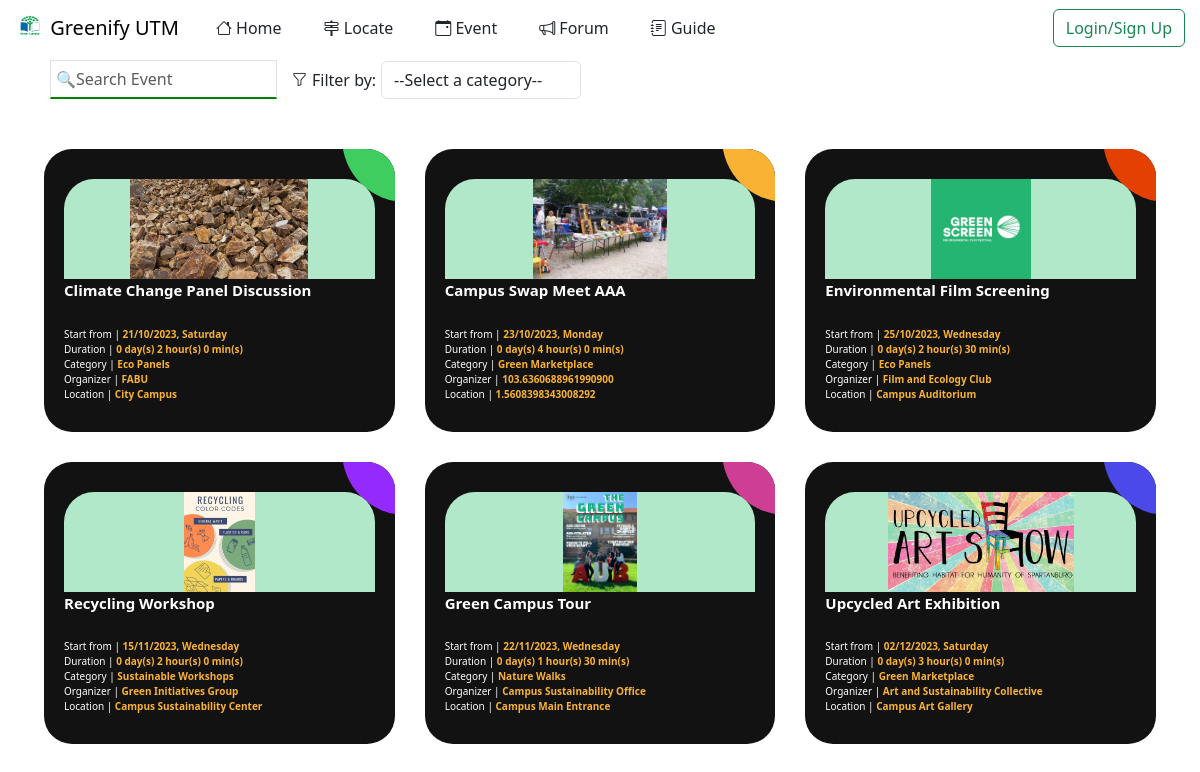
/event.php, run on the app's committed database.
### tables this page shows
CREATE TABLE `events` (
  `eventID` int(11) NOT NULL,
  `eventName` varchar(50) DEFAULT NULL,
  `locationName` varchar(50) DEFAULT NULL,
  `latitude` decimal(20,16) DEFAULT NULL,
  `longitude` decimal(20,16) DEFAULT NULL,
  `category` varchar(50) DEFAULT NULL,
  `eventImage` varchar(50) DEFAULT NULL,
  `eventDescp` text DEFAULT NULL,
  `organizer` varchar(255) DEFAULT NULL,
  `startDate` datetime DEFAULT NULL,
  `endDate` datetime DEFAULT NULL,
  `duration` varchar(100) GENERATED ALWAYS AS (concat(floor(hour(timediff(`endDate`,`startDate`)) / 24),' day(s) ',hour(timediff(`endDate`,`startDate`)) MOD 24,' hour(s) ',minute(timediff(`endDate`,`startDate`)),' min(s)')) STORED
);

### event.php (the view, shortened to what this page needs)
<?php
include("connectdb.php");
$sql = "SELECT * FROM events";
$result = mysqli_query($con, $sql);
?>
<html>
<head>
    <link rel="stylesheet" href="css/event.css" />
    <link rel="stylesheet" href="https://cdn.jsdelivr.net/npm/bootstrap-icons@1.10.5/font/bootstrap-icons.css">
    <link href="https://cdn.jsdelivr.net/npm/bootstrap@5.3.1/dist/css/bootstrap.min.css" rel="stylesheet"
>
    <link rel="stylesheet" href="./css/forum.css" />
</head>
<body>
    <?php include("header.php") ?>
    <div class="c-container">
        <div style="margin-left:50px;display: flex; align-items: center;">
            <div class='search-box' style="margin-right:15px;align-items:center">
                <div class="search" style="margin-bottom:0;padding-bottom:0">
                    <input id="eventSearch" class="form-control" type="text" name="search_val"
                    placeholder="🔍Search Event" style="border-bottom: 2px solid green;border-radius:0" />
                </div>
            </div>
            <div style="width:1000px; display:flex; align-items: center;">
                <span><i class="bi bi-funnel" style="font-size:15px; margin-right: 5px;"></i></span>
                <span style="margin-right: 5px;">Filter by:</span>
                <select id="categoryFilter" class="form-control">
                    <option value="" selected disabled>--Select a category--</option>
                </select>
            </div>
        </div>
        <div id="filteredEvents" class="ag-format-container">
            <div class="ag-courses_box">
                <?php
                while ($row = mysqli_fetch_assoc($result)) {
                    ?>
                    <div class="ag-courses_item">
                        <a href="#" class="ag-courses-item_link" style="text-decoration:none" type="button"
                            data-toggle="modal" data-target="#exampleModal<?php echo $row['eventID']; ?>">
                            <div class="ag-courses-item_bg"></div>
                            <div class="ag-courses-item_title">
                                <center
                                    style="background-color:#b1e8c9;border-top-left-radius: 30px; border-top-right-radius: 30px;">
                                    <img src="<?php echo $row['eventImage']; ?>" alt="" width="100%" style="border-top-left-radius: 30px; border-top-right-radius: 30px;
                                        height: 100px;
                                        object-fit:contain;
                                        ">
                                </center>
                                <?php echo $row['eventName'] ?>
                            </div>
                            <div class="ag-courses-item_date-box">
                                Start from |
                                <span class="ag-courses-item_date">
                                    <?php
                                    $startDate = strtotime($row['startDate']);
                                    $formattedDate = date('d/m/Y, l', $startDate);
                                    echo $formattedDate;
                                    ?>
                                </span>
                            </div>
                            <div class="ag-courses-item_date-box">
                                Duration |
                                <span class="ag-courses-item_date">
                                    <?php echo $row['duration'] ?>
                                </span>
                            </div>
                            <div class="ag-courses-item_date-box">
                                Category |
                                <span class="ag-courses-item_date">
                                    <?php echo $row['category'] ?>
                                </span>
                            </div>
                            <div class="ag-courses-item_date-box">
                                Organizer |
                                <span class="ag-courses-item_date">
                                    <?php echo $row['organizer'] ?>
                                </span>
                            </div>
                            <div class="ag-courses-item_date-box">
                                Location |
                                <span class="ag-courses-item_date">
                                    <?php echo $row['locationName'] ?>
                                </span>
                            </div>
                        </a>
                    </div>
                    <?php
                }
                ?>
            </div>
        </div>
    </div>
</body>
</html>

### css/event.css (style rules this page uses)
.c-container { padding: 60px 0 20px; }
#categoryFilter { width:200px; cursor: pointer; }
.ag-format-container { width: 1142px; margin: 0 auto; }
body { background-color: #000; }
.ag-courses_box { display: -webkit-box; display: -ms-flexbox; display: flex; -webkit-box-align: start; -ms-flex-align: start; align-items: flex-start; -ms-flex-wrap: wrap; flex-wrap: wrap; padding: 50px 0; }
.ag-courses_item { -ms-flex-preferred-size: calc(33.33333% - 30px); flex-basis: calc(33.33333% - 30px); margin: 0 15px 30px; overflow: hidden; border-radius: 28px; }
.ag-courses-item_link { display: block; padding: 30px 20px; background-color: #121212; overflow: hidden; position: relative; }
.ag-courses-item_title { min-height: 87px; margin: 0 0 25px; overflow: hidden; font-weight: bold; font-size: 15px; color: #FFF; z-index: 2; position: relative; }
.ag-courses-item_date-box { font-size: 10px; color: #FFF; z-index: 2; position: relative; }
.ag-courses-item_date { font-weight: bold; color: #f9b234; -webkit-transition: color .5s ease; -o-transition: color .5s ease; transition: color .5s ease }
.ag-courses-item_bg { height: 128px; width: 128px; background-color: #3ecd5e; z-index: 1; position: absolute; top: -75px; right: -75px; border-radius: 50%; -webkit-transition: all .5s ease; -o-transition: all .5s ease; transition: all .5s ease; }
.ag-courses_item:nth-child(2n) .ag-courses-item_bg { background-color: #f9b234; }
.ag-courses_item:nth-child(3n) .ag-courses-item_bg { background-color: #e44002; }
.ag-courses_item:nth-child(4n) .ag-courses-item_bg { background-color: #952aff; }
.ag-courses_item:nth-child(5n) .ag-courses-item_bg { background-color: #cd3e94; }
.ag-courses_item:nth-child(6n) .ag-courses-item_bg { background-color: #4c49ea; }

### css/forum.css (style rules this page uses)
.search input { padding-left: 5px; }
.search { margin: 0px 0 20px 0; display: flex; align-items: center; }

### data on the page
events: eventImage (picture), eventName "Climate Change Panel Discussion", startDate "21/10/2023, Saturday", duration "0 day(s) 2 hour(s) 0 min(s)", category "Eco Panels", organizer "FABU", locationName "City Campus"
events: eventImage (picture), eventName "Campus Swap Meet AAA", startDate "23/10/2023, Monday", duration "0 day(s) 4 hour(s) 0 min(s)", category "Green Marketplace", organizer "103.6360688961990900", locationName "1.5608398343008292"
events: eventImage (picture), eventName "Environmental Film Screening", startDate "25/10/2023, Wednesday", duration "0 day(s) 2 hour(s) 30 min(s)", category "Eco Panels", organizer "Film and Ecology Club", locationName "Campus Auditorium"
events: eventImage (picture), eventName "Recycling Workshop", startDate "15/11/2023, Wednesday", duration "0 day(s) 2 hour(s) 0 min(s)", category "Sustainable Workshops", organizer "Green Initiatives Group", locationName "Campus Sustainability Center"
events: eventImage (picture), eventName "Green Campus Tour", startDate "22/11/2023, Wednesday", duration "0 day(s) 1 hour(s) 30 min(s)", category "Nature Walks", organizer "Campus Sustainability Office", locationName "Campus Main Entrance"
events: eventImage (picture), eventName "Upcycled Art Exhibition", startDate "02/12/2023, Saturday", duration "0 day(s) 3 hour(s) 0 min(s)", category "Green Marketplace", organizer "Art and Sustainability Collective", locationName "Campus Art Gallery"
